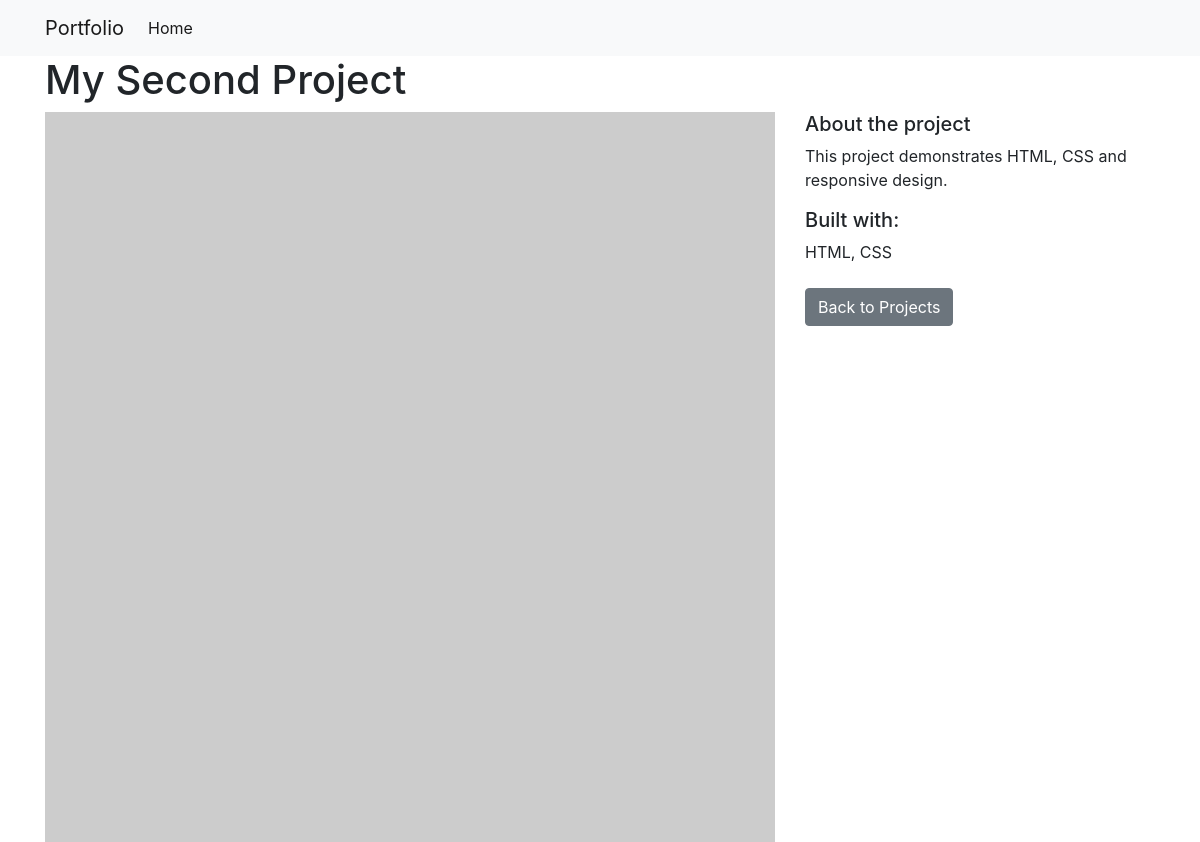
The app's page /projects/2/ with its own data.
### projects/models.py (models this page shows)
class Project(models.Model):
    title = models.CharField(max_length=100)
    short_description = models.CharField(max_length=255, blank=True)
    description = models.TextField()
    technology = models.CharField(max_length=20)

### projects/views.py (the view)
# urls.py: path('<int:pk>/', views.detail, name='detail'),
def detail(request, pk):
    project = get_object_or_404(Project, pk=pk)
    context = {'project': project}
    return render(request, 'projects/detail.html', context)

### projects/templates/projects/detail.html
{% extends "projects/base.html" %}
{% load static %}
{% block content %}
<h1>{{ project.title }}</h1>
<div class="row">
    <div class="col-md-8">
        <img src="https://via.placeholder.com/150" alt="{{ project.description }}" width="100%">
    </div>
    <div class="col-md-4">
        <h5>About the project</h5>
        <p>{{ project.description }}</p>
        <h5>Built with:</h5>
        <p>{{ project.technology }}</p>
        <a href="{% url 'projects:index' %}" class="btn btn-secondary mt-2">Back to Projects</a>
    </div>
</div>
{% endblock %}

### records on screen
Project: title "My Second Project", description "This project demonstrates HTML, CSS and responsive design.", technology "HTML, CSS"
